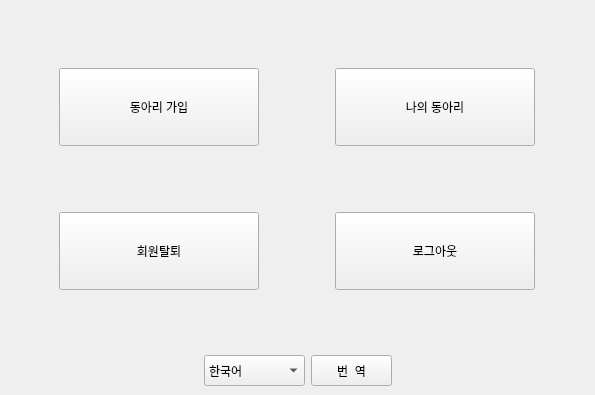
<?xml version="1.0" encoding="UTF-8"?>
<ui version="4.0">
 <class>NSUCircleMainPage</class>
 <widget class="QMainWindow" name="NSUCircleMainPage">
  <property name="windowModality">
   <enum>Qt::WindowModal</enum>
  </property>
  <property name="geometry">
   <rect>
    <x>0</x>
    <y>0</y>
    <width>595</width>
    <height>395</height>
   </rect>
  </property>
  <property name="sizePolicy">
   <sizepolicy hsizetype="Maximum" vsizetype="Maximum">
    <horstretch>0</horstretch>
    <verstretch>0</verstretch>
   </sizepolicy>
  </property>
  <property name="minimumSize">
   <size>
    <width>595</width>
    <height>395</height>
   </size>
  </property>
  <property name="maximumSize">
   <size>
    <width>595</width>
    <height>395</height>
   </size>
  </property>
  <property name="baseSize">
   <size>
    <width>595</width>
    <height>395</height>
   </size>
  </property>
  <property name="windowTitle">
   <string>NSUCircle - 메인페이지</string>
  </property>
  <widget class="QWidget" name="centralwidget">
   <layout class="QGridLayout" name="gridLayout_2">
    <item row="0" column="0">
     <layout class="QGridLayout" name="gridLayout">
      <item row="0" column="0">
       <spacer name="verticalSpacer_2">
        <property name="orientation">
         <enum>Qt::Vertical</enum>
        </property>
        <property name="sizeHint" stdset="0">
         <size>
          <width>20</width>
          <height>40</height>
         </size>
        </property>
       </spacer>
      </item>
      <item row="1" column="0">
       <layout class="QHBoxLayout" name="horizontalLayout">
        <item>
         <spacer name="horizontalSpacer_2">
          <property name="orientation">
           <enum>Qt::Horizontal</enum>
          </property>
          <property name="sizeType">
           <enum>QSizePolicy::Maximum</enum>
          </property>
          <property name="sizeHint" stdset="0">
           <size>
            <width>48</width>
            <height>78</height>
           </size>
          </property>
         </spacer>
        </item>
        <item>
         <widget class="QPushButton" name="joinToCircleButton">
          <property name="enabled">
           <bool>true</bool>
          </property>
          <property name="sizePolicy">
           <sizepolicy hsizetype="Fixed" vsizetype="Fixed">
            <horstretch>1</horstretch>
            <verstretch>0</verstretch>
           </sizepolicy>
          </property>
          <property name="maximumSize">
           <size>
            <width>200</width>
            <height>98</height>
           </size>
          </property>
          <property name="styleSheet">
           <string notr="true">font:16pt &quot;나눔바른고딕&quot;;</string>
          </property>
          <property name="text">
           <string>동아리 가입</string>
          </property>
          <property name="autoDefault">
           <bool>true</bool>
          </property>
         </widget>
        </item>
        <item>
         <spacer name="horizontalSpacer">
          <property name="orientation">
           <enum>Qt::Horizontal</enum>
          </property>
          <property name="sizeType">
           <enum>QSizePolicy::Maximum</enum>
          </property>
          <property name="sizeHint" stdset="0">
           <size>
            <width>68</width>
            <height>78</height>
           </size>
          </property>
         </spacer>
        </item>
        <item>
         <widget class="QPushButton" name="myCircleHomeButton">
          <property name="sizePolicy">
           <sizepolicy hsizetype="Fixed" vsizetype="Fixed">
            <horstretch>1</horstretch>
            <verstretch>0</verstretch>
           </sizepolicy>
          </property>
          <property name="maximumSize">
           <size>
            <width>200</width>
            <height>98</height>
           </size>
          </property>
          <property name="styleSheet">
           <string notr="true">font: 16pt &quot;나눔바른고딕&quot;;</string>
          </property>
          <property name="text">
           <string>나의 동아리</string>
          </property>
          <property name="autoDefault">
           <bool>true</bool>
          </property>
         </widget>
        </item>
        <item>
         <spacer name="horizontalSpacer_3">
          <property name="orientation">
           <enum>Qt::Horizontal</enum>
          </property>
          <property name="sizeType">
           <enum>QSizePolicy::Maximum</enum>
          </property>
          <property name="sizeHint" stdset="0">
           <size>
            <width>48</width>
            <height>78</height>
           </size>
          </property>
         </spacer>
        </item>
       </layout>
      </item>
      <item row="2" column="0">
       <spacer name="verticalSpacer">
        <property name="orientation">
         <enum>Qt::Vertical</enum>
        </property>
        <property name="sizeHint" stdset="0">
         <size>
          <width>17</width>
          <height>48</height>
         </size>
        </property>
       </spacer>
      </item>
      <item row="3" column="0">
       <layout class="QHBoxLayout" name="horizontalLayout_2">
        <item>
         <spacer name="horizontalSpacer_6">
          <property name="orientation">
           <enum>Qt::Horizontal</enum>
          </property>
          <property name="sizeType">
           <enum>QSizePolicy::Maximum</enum>
          </property>
          <property name="sizeHint" stdset="0">
           <size>
            <width>48</width>
            <height>78</height>
           </size>
          </property>
         </spacer>
        </item>
        <item>
         <widget class="QPushButton" name="deleteMemberOfNSUCircleButton">
          <property name="sizePolicy">
           <sizepolicy hsizetype="Minimum" vsizetype="Fixed">
            <horstretch>1</horstretch>
            <verstretch>0</verstretch>
           </sizepolicy>
          </property>
          <property name="maximumSize">
           <size>
            <width>200</width>
            <height>95</height>
           </size>
          </property>
          <property name="styleSheet">
           <string notr="true">font: 16pt &quot;나눔바른고딕&quot;;</string>
          </property>
          <property name="text">
           <string>회원탈퇴</string>
          </property>
          <property name="autoDefault">
           <bool>true</bool>
          </property>
         </widget>
        </item>
        <item>
         <spacer name="horizontalSpacer_5">
          <property name="orientation">
           <enum>Qt::Horizontal</enum>
          </property>
          <property name="sizeType">
           <enum>QSizePolicy::Maximum</enum>
          </property>
          <property name="sizeHint" stdset="0">
           <size>
            <width>68</width>
            <height>78</height>
           </size>
          </property>
         </spacer>
        </item>
        <item>
         <widget class="QPushButton" name="logOutButton">
          <property name="sizePolicy">
           <sizepolicy hsizetype="Minimum" vsizetype="Fixed">
            <horstretch>1</horstretch>
            <verstretch>0</verstretch>
           </sizepolicy>
          </property>
          <property name="maximumSize">
           <size>
            <width>200</width>
            <height>98</height>
           </size>
          </property>
          <property name="styleSheet">
           <string notr="true">font: 16pt &quot;나눔바른고딕&quot;;</string>
          </property>
          <property name="text">
           <string>로그아웃</string>
          </property>
          <property name="autoDefault">
           <bool>true</bool>
          </property>
         </widget>
        </item>
        <item>
         <spacer name="horizontalSpacer_4">
          <property name="orientation">
           <enum>Qt::Horizontal</enum>
          </property>
          <property name="sizeType">
           <enum>QSizePolicy::Maximum</enum>
          </property>
          <property name="sizeHint" stdset="0">
           <size>
            <width>48</width>
            <height>78</height>
           </size>
          </property>
         </spacer>
        </item>
       </layout>
      </item>
      <item row="4" column="0">
       <spacer name="verticalSpacer_3">
        <property name="orientation">
         <enum>Qt::Vertical</enum>
        </property>
        <property name="sizeHint" stdset="0">
         <size>
          <width>17</width>
          <height>38</height>
         </size>
        </property>
       </spacer>
      </item>
      <item row="5" column="0">
       <layout class="QHBoxLayout" name="horizontalLayout_3">
        <item>
         <spacer name="horizontalSpacer_7">
          <property name="orientation">
           <enum>Qt::Horizontal</enum>
          </property>
          <property name="sizeHint" stdset="0">
           <size>
            <width>178</width>
            <height>28</height>
           </size>
          </property>
         </spacer>
        </item>
        <item>
         <layout class="QHBoxLayout" name="horizontalLayout_4">
          <item>
           <widget class="QComboBox" name="translateComboBox">
            <property name="minimumSize">
             <size>
              <width>101</width>
              <height>31</height>
             </size>
            </property>
            <property name="maximumSize">
             <size>
              <width>101</width>
              <height>31</height>
             </size>
            </property>
            <property name="styleSheet">
             <string notr="true">font: 10pt &quot;맑은 고딕&quot;;</string>
            </property>
            <item>
             <property name="text">
              <string>한국어</string>
             </property>
            </item>
            <item>
             <property name="text">
              <string>English</string>
             </property>
            </item>
           </widget>
          </item>
          <item>
           <widget class="QPushButton" name="translateButton">
            <property name="minimumSize">
             <size>
              <width>81</width>
              <height>31</height>
             </size>
            </property>
            <property name="maximumSize">
             <size>
              <width>81</width>
              <height>31</height>
             </size>
            </property>
            <property name="styleSheet">
             <string notr="true">font: 10pt &quot;맑은 고딕&quot;;</string>
            </property>
            <property name="text">
             <string>번  역</string>
            </property>
           </widget>
          </item>
         </layout>
        </item>
        <item>
         <spacer name="horizontalSpacer_8">
          <property name="orientation">
           <enum>Qt::Horizontal</enum>
          </property>
          <property name="sizeHint" stdset="0">
           <size>
            <width>178</width>
            <height>28</height>
           </size>
          </property>
         </spacer>
        </item>
       </layout>
      </item>
     </layout>
    </item>
   </layout>
  </widget>
 </widget>
 <tabstops>
  <tabstop>joinToCircleButton</tabstop>
  <tabstop>myCircleHomeButton</tabstop>
  <tabstop>deleteMemberOfNSUCircleButton</tabstop>
  <tabstop>logOutButton</tabstop>
 </tabstops>
 <resources/>
 <connections/>
</ui>
